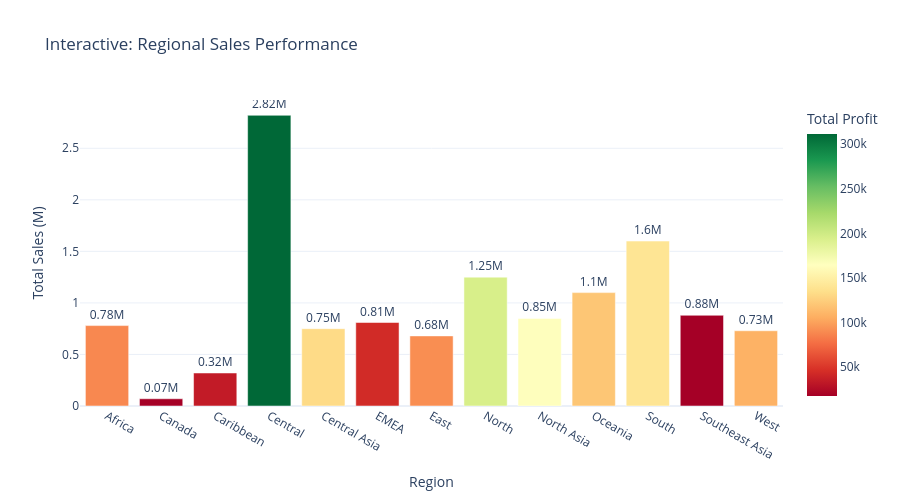

Notebook code cell kept with this figure:
### Markdown cell above
### 13. Interactive Chart — Sales by Region (Plotly)

### Code cell
try:
    import plotly.express as px
    import plotly.io as pio

    region_df = df.groupby("Region").agg({
        "Sales": "sum",
        "Profit": "sum",
        "Quantity": "sum",
        "Order ID": "count"
    }).reset_index()
    region_df.columns = ["Region", "Total Sales", "Total Profit", "Total Quantity", "Order Count"]
    region_df["Total Sales (M)"] = (region_df["Total Sales"] / 1e6).round(2)

    fig = px.bar(region_df, x="Region", y="Total Sales (M)",
                 color="Total Profit", color_continuous_scale="RdYlGn",
                 text="Total Sales (M)",
                 hover_data={"Total Sales": ":.2f", "Total Profit": ":.2f", "Order Count": True},
                 title="Interactive: Regional Sales Performance")

    fig.update_traces(texttemplate="%{text}M", textposition="outside")
    fig.update_layout(height=500, template="plotly_white")

    pio.write_html(fig, str(OUTPUT_DIR / "interactive_sales_by_region.html"))
    fig.show()
    print("Interactive chart saved to output/charts/interactive_sales_by_region.html")
except ImportError:
    print("Plotly not installed. Skipping interactive chart.")

### Figure 1 — Plotly figure (JSON) as saved in the notebook; plotly's stock layout.template omitted (floating-point values rounded to 4 significant figures)
{"data": [{"customdata": [[783800.0, 88870.0, 4587.0], [66930.0, 17820.0, 384.0], [324300.0, 34570.0, 1690.0], [2822000.0, 311400.0, 11120.0], [752800.0, 132500.0, 2048.0], [806200.0, 43900.0, 5029.0], [678800.0, 91520.0, 2848.0], [1248000.0, 194600.0, 4785.0], [848300.0, 165600.0, 2338.0], [1100000.0, 120100.0, 3487.0], [1601000.0, 140400.0, 6645.0], [884400.0, 17850.0, 3129.0], [725500.0, 108400.0, 3203.0]], "hovertemplate": "Region=%{x}<br>Total Sales (M)=%{text}<br>Total Sales=%{customdata[0]:.2f}<br>Total Profit=%{marker.color:.2f}<br>Order Count=%{customdata[2]}<extra></extra>", "legendgroup": "", "marker": {"color": [88870.0, 17820.0, 34570.0, 311400.0, 132500.0, 43900.0, 91520.0, 194600.0, 165600.0, 120100.0, 140400.0, 17850.0, 108400.0], "coloraxis": "coloraxis", "pattern": {"shape": ""}}, "name": "", "orientation": "v", "showlegend": false, "text": [0.78, 0.07, 0.32, 2.82, 0.75, 0.81, 0.68, 1.25, 0.85, 1.1, 1.6, 0.88, 0.73], "textposition": "outside", "texttemplate": "%{text}M", "type": "bar", "x": ["Africa", "Canada", "Caribbean", "Central", "Central Asia", "EMEA", "East", "North", "North Asia", "Oceania", "South", "Southeast Asia", "West"], "xaxis": "x", "y": [0.78, 0.07, 0.32, 2.82, 0.75, 0.81, 0.68, 1.25, 0.85, 1.1, 1.6, 0.88, 0.73], "yaxis": "y"}], "layout": {"barmode": "relative", "coloraxis": {"autocolorscale": false, "colorbar": {"title": {"text": "Total Profit"}}, "colorscale": [[0.0, "rgb(165,0,38)"], [0.1, "rgb(215,48,39)"], [0.2, "rgb(244,109,67)"], [0.3, "rgb(253,174,97)"], [0.4, "rgb(254,224,139)"], [0.5, "rgb(255,255,191)"], [0.6, "rgb(217,239,139)"], [0.7, "rgb(166,217,106)"], [0.8, "rgb(102,189,99)"], [0.9, "rgb(26,152,80)"], [1.0, "rgb(0,104,55)"]]}, "height": 500, "legend": {"tracegroupgap": 0}, "title": {"text": "Interactive: Regional Sales Performance"}, "xaxis": {"anchor": "y", "domain": [0.0, 1.0], "title": {"text": "Region"}}, "yaxis": {"anchor": "x", "domain": [0.0, 1.0], "title": {"text": "Total Sales (M)"}}}}
